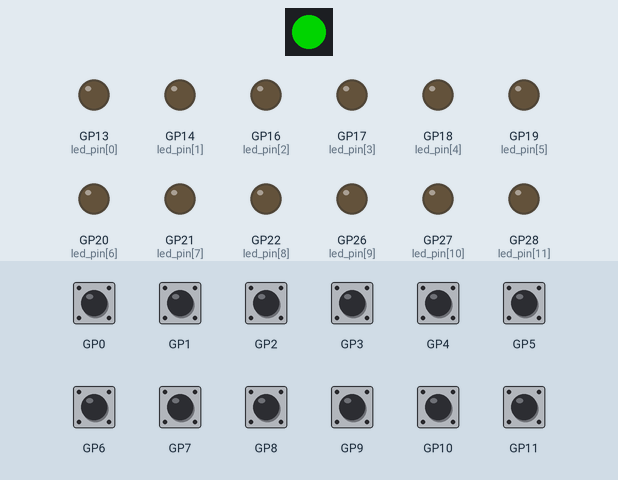
Recording of a program running on a simulated Raspberry Pi Pico running CircuitPython. Shown: 1 RGB LEDs in strip order, left to right, output pins drawn as LEDs (lit = HIGH). The test bench sets the inputs (shaded band); at power-on: GP0–11 HIGH. Dim RGB values are drawn brighter than linear; USB keyboard and mouse output is not drawn.

Above: at 1.2 s.
1.3 s: GP0 pulled LOW for 0.15 s
At 1.39 s:
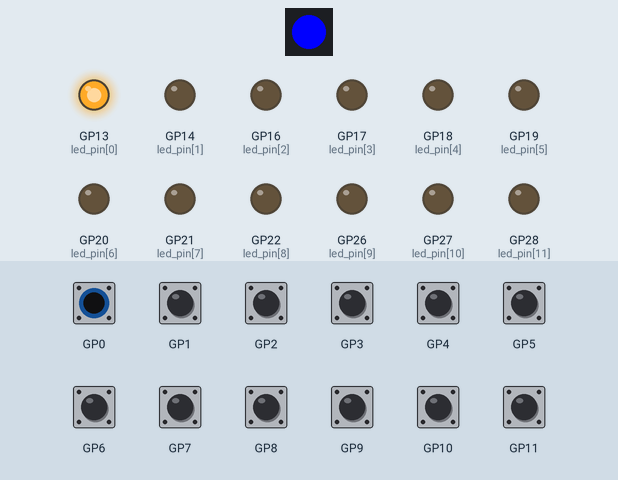
2.9 s: GP1 pulled LOW for 0.15 s
At 3.9 s:
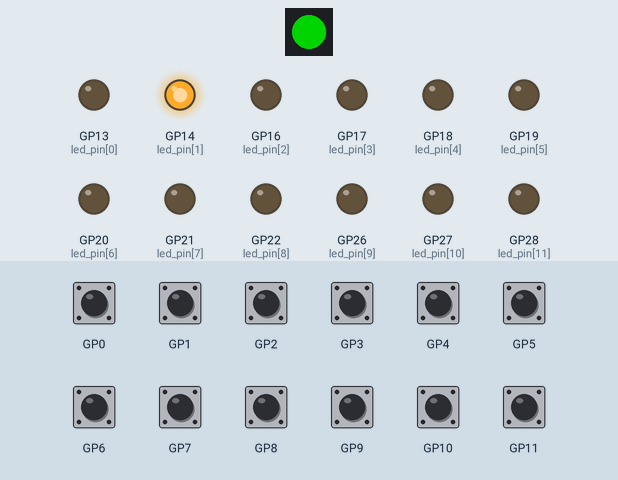
4.5 s: GP2 pulled LOW for 0.15 s
At 5.1 s:
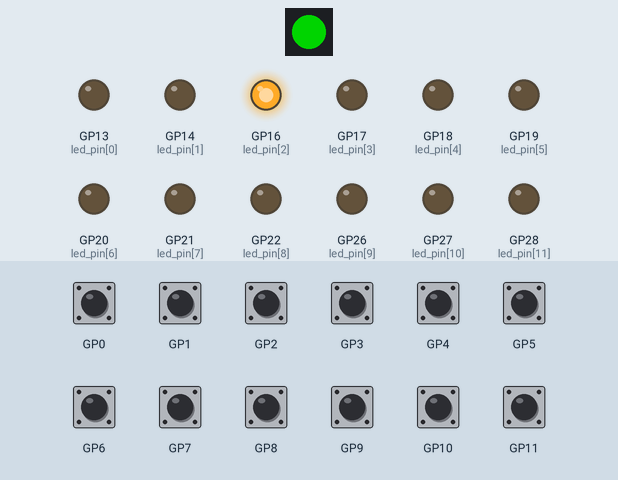
6.1 s: GP3 pulled LOW for 0.15 s
At 7.4 s:
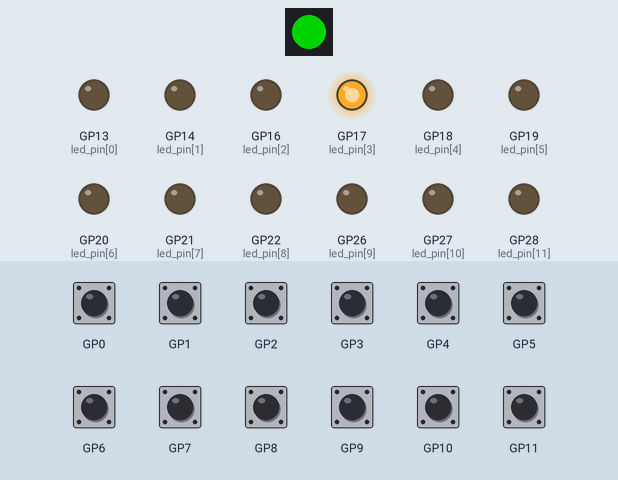
7.7 s: GP4 pulled LOW for 0.15 s
At 8.7 s:
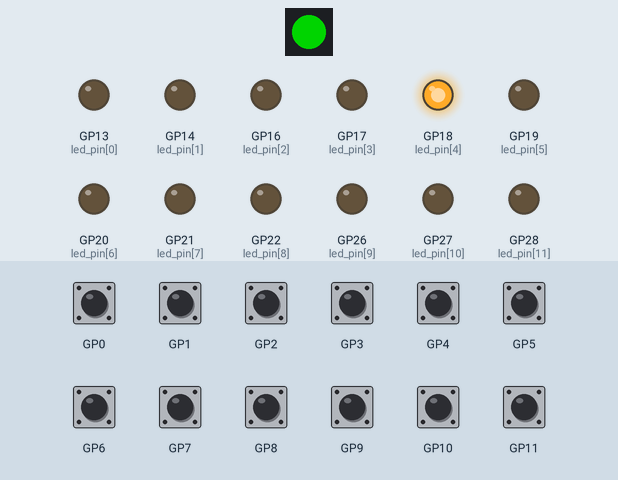
9.3 s: GP5 pulled LOW for 0.15 s
At 10.0 s:
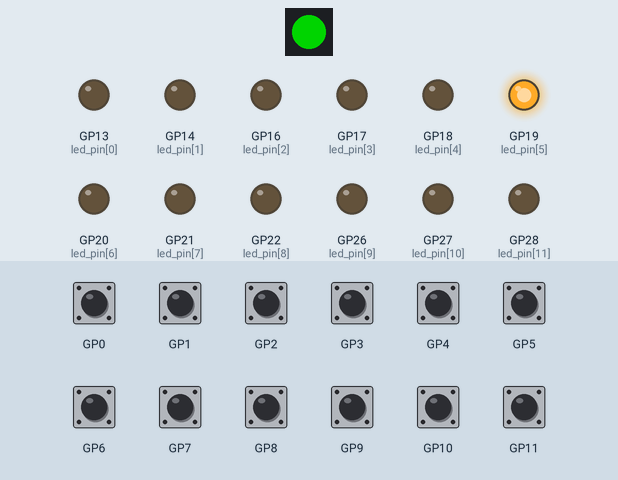
Timing chart, 0 to 11.9 s (numbered marks = the images above; inputs shaded):
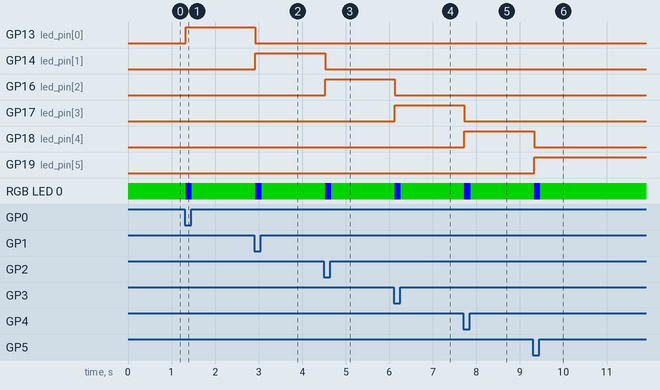

The program:

code.py
```python
# Blue_ON Mar 2024
# MIT
#
# Pete Gallagher 11th February 2021
# MIT
#
# 2022 Dan Halbert for Adafruit Industries
# MIT

import time
import digitalio
import board
import keypad
import neopixel
import usb_hid

from adafruit_hid.keyboard import Keyboard
from adafruit_hid.keycode import Keycode

KEY_PINS = (
    board.GP0,
    board.GP1,
    board.GP2,
    board.GP3,
    board.GP4,
    board.GP5,
    board.GP6,
    board.GP7,
    board.GP8,
    board.GP9,
    board.GP10,
    board.GP11,
)

LED_PINS = [
    board.GP13,
    board.GP14,
    board.GP16,
    board.GP17,
    board.GP18,
    board.GP19,
    board.GP20,
    board.GP21,
    board.GP22,
    board.GP26,
    board.GP27,
    board.GP28,
]

KEYCODES = (
    Keycode.F13,
    Keycode.F14,
    Keycode.F15,
    Keycode.F16,
    Keycode.F17,
    Keycode.F18,
    Keycode.F19,
    Keycode.F20,
    Keycode.F21,
    Keycode.F22,
    Keycode.F23,
    Keycode.F24,
)

ON_COLOR = (0, 0, 255)
OFF_COLOR = (0, 128, 0)

led_pin_array = [0,0,0,0,0,0,0,0,0,0,0,0]

for i in range(12):
    led_pin = digitalio.DigitalInOut(LED_PINS[i])
    led_pin.direction = digitalio.Direction.OUTPUT
    led_pin_array[i] = led_pin

keys = keypad.Keys(KEY_PINS, value_when_pressed=False, pull=True)
neopixels = neopixel.NeoPixel(board.GP23, 1, brightness=1)
neopixels.fill(OFF_COLOR)
kbd = Keyboard(usb_hid.devices)


while True:
    event = keys.events.get()
    if event:
        key_number = event.key_number
        # A key transition occurred.
        if event.pressed:
            kbd.press(KEYCODES[key_number])
            neopixels[0] = ON_COLOR

            for i in range(12):
                led_pin_array[i].value=False

            led_pin_array[key_number].value=True

        if event.released:
            kbd.release(KEYCODES[key_number])
            neopixels[0] = OFF_COLOR
    # debounce for 1ms
    time.sleep(0.001)
```

Measured:
- after the input at 1.3 s, GP13 (led_pin[0]): LOW → HIGH at once; RGB LED 0: RGB(0, 128, 0) → RGB(0, 0, 255) at once, → RGB(0, 128, 0) 0.14 s later
- after the input at 2.9 s, GP13 (led_pin[0]): HIGH → LOW at once; GP14 (led_pin[1]): LOW → HIGH at once; RGB LED 0: RGB(0, 128, 0) → RGB(0, 0, 255) at once, → RGB(0, 128, 0) 0.14 s later
- after the input at 4.5 s, GP14 (led_pin[1]): HIGH → LOW at once; GP16 (led_pin[2]): LOW → HIGH at once; RGB LED 0: RGB(0, 128, 0) → RGB(0, 0, 255) at once, → RGB(0, 128, 0) 0.14 s later
- after the input at 6.1 s, GP16 (led_pin[2]): HIGH → LOW at once; GP17 (led_pin[3]): LOW → HIGH at once; RGB LED 0: RGB(0, 128, 0) → RGB(0, 0, 255) at once, → RGB(0, 128, 0) 0.14 s later
- after the input at 7.7 s, GP17 (led_pin[3]): HIGH → LOW at once; GP18 (led_pin[4]): LOW → HIGH at once; RGB LED 0: RGB(0, 128, 0) → RGB(0, 0, 255) at once, → RGB(0, 128, 0) 0.14 s later
- after the input at 9.3 s, GP18 (led_pin[4]): HIGH → LOW at once; GP19 (led_pin[5]): LOW → HIGH at once; RGB LED 0: RGB(0, 128, 0) → RGB(0, 0, 255) at once, → RGB(0, 128, 0) 0.14 s later
